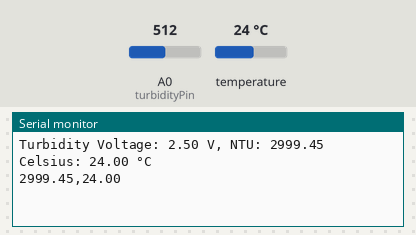
Bench run of a sketch on a simulated Arduino Uno, built with avr-gcc and run on an emulated ATmega328P. On the bench: the last lines printed to the serial monitor. The test bench sets the inputs (shaded band); at power-on: temperature 24 °C, A0 (turbidityPin) = 512.

Above: at 1.2 s.
1.3 s: temperature set to 12 °C
2.8 s: A0 (turbidityPin) set to 716
At 3.87 s:
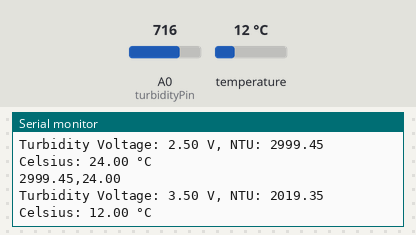
4.3 s: temperature set to 19 °C
At 5.2 s:
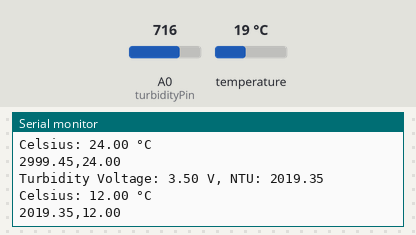
5.8 s: A0 (turbidityPin) set to 810
At 7.9 s:
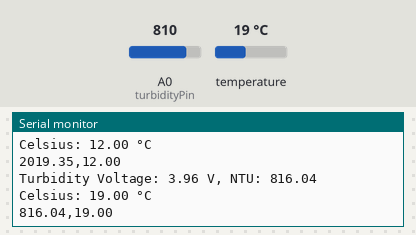

The sketch:

Sensors.ino
```cpp
// Turbidity Sensor Pins and Constants
int turbidityPin = A0;
float volt;
float ntu;
float a = -1120.4;
float b = 5742.3;
float c = -4353.8;

// Temperature Sensor Pins and Libraries
#include <OneWire.h>
#include <DallasTemperature.h>
#define ONE_WIRE_BUS 2
OneWire oneWire(ONE_WIRE_BUS);
DallasTemperature sensors(&oneWire);

void setup() {
  // Start serial communication for debugging and data transmission
  Serial.begin(9600);

  // Start temperature sensor
  sensors.begin();
}

void loop() {
  // ---------- Turbidity Sensor Reading ----------
  volt = 0;
  // Take 800 analog readings and average them
  for(int i = 0; i < 800; i++) {
    volt += ((float)analogRead(turbidityPin) / 1023) * 5;
  }
  volt = volt / 800;
  volt = round_to_dp(volt, 2);  // Round the voltage value to 2 decimal places

  // Apply the polynomial equation to calculate NTU
  ntu = a * sq(volt) + b * volt + c;
  if (ntu < 0) ntu = 0;  // Ensure NTU doesn't go negative

  // ---------- Temperature Sensor Reading ----------
  sensors.requestTemperatures();  // Get temperatures from all devices
  float tempC = sensors.getTempCByIndex(0);  // Celsius

  // Print data to Serial for debugging
  Serial.print("Turbidity Voltage: ");
  Serial.print(volt);
  Serial.print(" V, NTU: ");
  Serial.println(ntu);

  Serial.print("Celsius: ");
  Serial.print(tempC);
  Serial.println(" °C");

  // Send data over Serial to the WiFi module (Board 2)
  Serial.print(ntu);  // Send NTU value
  Serial.print(",");
  Serial.println(tempC);  // Send temperature value (Celsius)

  delay(2000);  // Wait for 3 seconds before the next reading
}

// Function to round the voltage to a specific number of decimal places
float round_to_dp(float in_value, int decimal_place) {
  float multiplier = pow(10.0f, decimal_place);
  in_value = round(in_value * multiplier) / multiplier;
  return in_value;
}
```

Measured:
- after the input at 2.8 s, the serial monitor: prints a new line after 1.0 s (image 1)
- after the input at 5.8 s, the serial monitor: prints a new line after 0.91 s (image 3)
